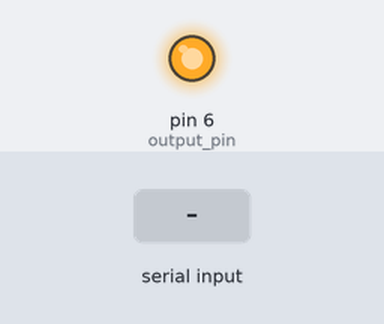
The sketch below on a simulated Arduino Uno, built with avr-gcc and run on an emulated ATmega328P. Shown: output pins drawn as LEDs (lit = HIGH). The test bench sets the inputs (shaded band).

Above: at 1.2 s.
1.3 s: "1\n" received over Serial
At 2.0 s:
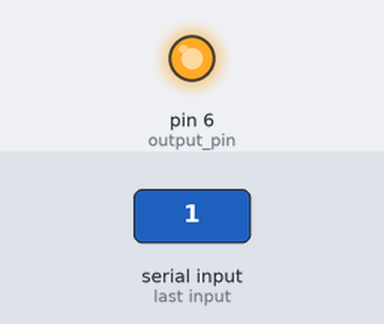
2.8 s: byte 10 ('\n') received over Serial
At 4.3 s:
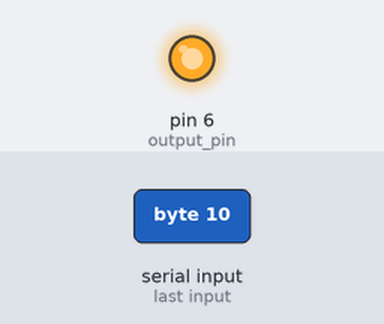
Timing chart, 0 to 5.8 s (numbered marks = the images above; inputs shaded):
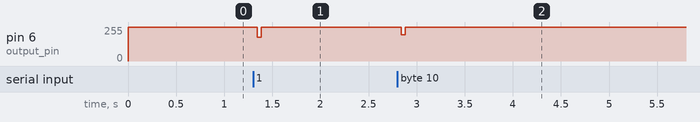

The sketch:

Transmitter.ino
```cpp
int pulse_time = 150 ;
int start = 785 ;
int ends  = 423 ;
//String data = ":-)\nLi-Fi is the best Project.\nChange my MIND.\nThe quick brown fox jumps over the lazy dog." ;
String data="";
int output_pin = 6 ;
int temp = 10 ;

void setup() {
  pinMode(output_pin, OUTPUT) ;
  Serial.begin(9600) ;
}

int enc_backend(int in) {
  switch(in) {
    case  0 : return 30 ; break ;
    case  1 : return  9 ; break ;
    case  2 : return 20 ; break ;
    case  3 : return 21 ; break ;
    case  4 : return 10 ; break ;
    case  5 : return 11 ; break ;
    case  6 : return 14 ; break ;
    case  7 : return 15 ; break ;
    case  8 : return 18 ; break ;
    case  9 : return 19 ; break ;
    case 10 : return 22 ; break ;
    case 11 : return 23 ; break ;
    case 12 : return 26 ; break ;
    case 13 : return 27 ; break ;
    case 14 : return 28 ; break ;
    case 15 : return 29 ; break ;
    default : return 00 ;
  }
}

void sendbit(int bit) {
  if(bit == 1) {
    digitalWrite(output_pin, LOW) ;
    delayMicroseconds(pulse_time) ;
    digitalWrite(output_pin, HIGH);
    delayMicroseconds(pulse_time) ;
    digitalWrite(output_pin, LOW) ;
    delayMicroseconds(pulse_time) ;
    digitalWrite(output_pin, HIGH);
    delayMicroseconds(pulse_time) ;
  }
  else {
    digitalWrite(output_pin, LOW) ;
    delayMicroseconds(pulse_time * 2) ;
    digitalWrite(output_pin, HIGH);
    delayMicroseconds(pulse_time * 2) ;
  }
}
void sendnum(int num) {
  int array[temp] ;
  for(int i = temp-1 ; i >= 0 ; i--) {
    array[i] = num % 2 ;
    num /= 2 ;
  }
  for(int i = 0 ; i < temp ; i++) {
    sendbit(array[i]) ;
  }
}

int enc(int num) {
  int half1 ;
  int half2 ;
  half1 = num >> 4 ;
  half2 = num % 16 ;
  half1 = enc_backend(half1) ;
  half2 = enc_backend(half2) ;
  return (half1 * 32) + (half2) ;
}

void loop() {
  char f;
  while(1){
    if(Serial.available()>0){
      f=Serial.read();
      if(f=='\n'){
        sendnum(start) ;
        for (int i=0; i<data.length(); i++)
        {
          char f=data.charAt(i);
          sendnum(enc((int)f));
        }
        sendnum(enc(10))  ;
        sendnum(ends) ;
//        digitalWrite(13,HIGH);
//        delay(1000);
//        digitalWrite(13,LOW);
//        delay(1000);
        data="";}
      else
        data+=f;
    }
    else{
      digitalWrite(output_pin,HIGH);
      break;
    }
  }
}
```

Measured:
- after the input at 1.3 s, pin 6 (output_pin): 255/255 → 179/255 at once, → 255/255 0.04 s later
- after the input at 2.8 s, pin 6 (output_pin): 255/255 → 198/255 at once, → 255/255 0.04 s later
